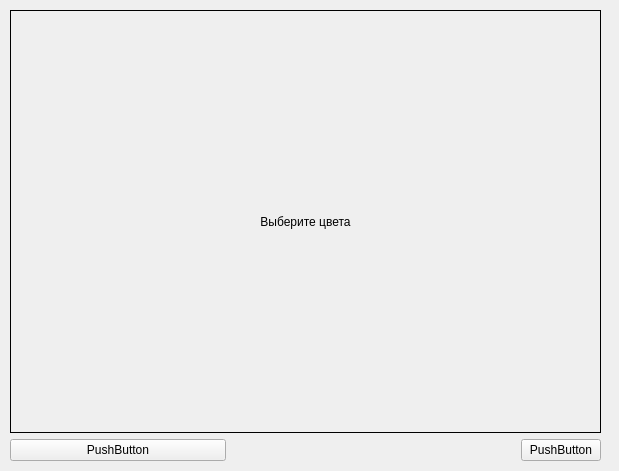
<?xml version="1.0" encoding="UTF-8"?>
<ui version="4.0">
 <class>flag</class>
 <widget class="QWidget" name="flag">
  <property name="geometry">
   <rect>
    <x>0</x>
    <y>0</y>
    <width>619</width>
    <height>471</height>
   </rect>
  </property>
  <property name="windowTitle">
   <string>Form</string>
  </property>
  <widget class="QWidget" name="">
   <property name="geometry">
    <rect>
     <x>10</x>
     <y>10</y>
     <width>591</width>
     <height>451</height>
    </rect>
   </property>
   <layout class="QVBoxLayout" name="verticalLayout" stretch="10,1">
    <item>
     <widget class="QLabel" name="label">
      <property name="frameShape">
       <enum>QFrame::Box</enum>
      </property>
      <property name="text">
       <string>Выберите цвета</string>
      </property>
      <property name="textFormat">
       <enum>Qt::PlainText</enum>
      </property>
      <property name="alignment">
       <set>Qt::AlignCenter</set>
      </property>
     </widget>
    </item>
    <item>
     <layout class="QHBoxLayout" name="horizontalLayout" stretch="3,4,1">
      <item>
       <widget class="QPushButton" name="color_select">
        <property name="text">
         <string>PushButton</string>
        </property>
       </widget>
      </item>
      <item>
       <spacer name="horizontalSpacer">
        <property name="orientation">
         <enum>Qt::Horizontal</enum>
        </property>
        <property name="sizeHint" stdset="0">
         <size>
          <width>40</width>
          <height>20</height>
         </size>
        </property>
       </spacer>
      </item>
      <item>
       <widget class="QPushButton" name="reset">
        <property name="text">
         <string>PushButton</string>
        </property>
       </widget>
      </item>
     </layout>
    </item>
   </layout>
  </widget>
 </widget>
 <resources/>
 <connections/>
</ui>
